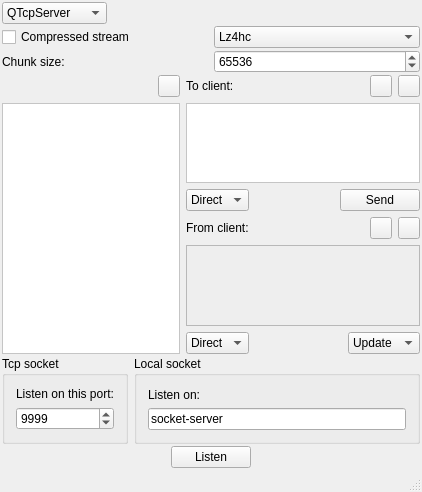
<?xml version="1.0" encoding="UTF-8"?>
<ui version="4.0">
 <class>MainWindow</class>
 <widget class="QMainWindow" name="MainWindow">
  <property name="geometry">
   <rect>
    <x>0</x>
    <y>0</y>
    <width>422</width>
    <height>492</height>
   </rect>
  </property>
  <property name="windowTitle">
   <string>Debug devel server</string>
  </property>
  <property name="windowIcon">
   <iconset resource="resources.qrc">
    <normaloff>:/images/network.png</normaloff>:/images/network.png</iconset>
  </property>
  <property name="styleSheet">
   <string notr="true"/>
  </property>
  <widget class="QWidget" name="centralWidget">
   <layout class="QVBoxLayout" name="verticalLayout_4">
    <property name="spacing">
     <number>2</number>
    </property>
    <property name="margin">
     <number>2</number>
    </property>
    <item>
     <layout class="QHBoxLayout" name="horizontalLayout_8">
      <item>
       <widget class="QComboBox" name="comboBoxMode">
        <property name="toolTip">
         <string>Note: Under unix Local socket is Unix socket, under windows it's named pipe</string>
        </property>
        <item>
         <property name="text">
          <string>QTcpServer</string>
         </property>
         <property name="icon">
          <iconset resource="resources.qrc">
           <normaloff>:/images/network.png</normaloff>:/images/network.png</iconset>
         </property>
        </item>
        <item>
         <property name="text">
          <string>QLocalServer</string>
         </property>
         <property name="icon">
          <iconset resource="resources.qrc">
           <normaloff>:/images/pipe-socket.png</normaloff>:/images/pipe-socket.png</iconset>
         </property>
        </item>
       </widget>
      </item>
      <item>
       <spacer name="horizontalSpacer_7">
        <property name="orientation">
         <enum>Qt::Horizontal</enum>
        </property>
        <property name="sizeHint" stdset="0">
         <size>
          <width>40</width>
          <height>20</height>
         </size>
        </property>
       </spacer>
      </item>
     </layout>
    </item>
    <item>
     <layout class="QHBoxLayout" name="horizontalLayout_12">
      <item>
       <widget class="QCheckBox" name="compressedStream">
        <property name="text">
         <string>Compressed stream</string>
        </property>
       </widget>
      </item>
      <item>
       <widget class="QComboBox" name="compressionType">
        <item>
         <property name="text">
          <string>Lz4hc</string>
         </property>
        </item>
        <item>
         <property name="text">
          <string>lz4</string>
         </property>
        </item>
        <item>
         <property name="text">
          <string>zlib</string>
         </property>
        </item>
        <item>
         <property name="text">
          <string>gzip</string>
         </property>
        </item>
       </widget>
      </item>
     </layout>
    </item>
    <item>
     <layout class="QHBoxLayout" name="horizontalLayout_11">
      <item>
       <widget class="QLabel" name="label_12">
        <property name="text">
         <string>Chunk size:</string>
        </property>
       </widget>
      </item>
      <item>
       <widget class="QSpinBox" name="chunkSize">
        <property name="minimum">
         <number>16</number>
        </property>
        <property name="maximum">
         <number>999999999</number>
        </property>
        <property name="value">
         <number>65536</number>
        </property>
       </widget>
      </item>
     </layout>
    </item>
    <item>
     <layout class="QHBoxLayout" name="horizontalLayout_7">
      <item>
       <layout class="QVBoxLayout" name="verticalLayout_5">
        <item>
         <layout class="QHBoxLayout" name="horizontalLayout_2">
          <item>
           <spacer name="horizontalSpacer">
            <property name="orientation">
             <enum>Qt::Horizontal</enum>
            </property>
            <property name="sizeHint" stdset="0">
             <size>
              <width>40</width>
              <height>20</height>
             </size>
            </property>
           </spacer>
          </item>
          <item>
           <widget class="QToolButton" name="toolButton">
            <property name="maximumSize">
             <size>
              <width>22</width>
              <height>22</height>
             </size>
            </property>
            <property name="icon">
             <iconset resource="resources.qrc">
              <normaloff>:/images/list-remove-user.png</normaloff>:/images/list-remove-user.png</iconset>
            </property>
           </widget>
          </item>
         </layout>
        </item>
        <item>
         <widget class="QListWidget" name="listWidgetClient">
          <property name="maximumSize">
           <size>
            <width>200</width>
            <height>16777215</height>
           </size>
          </property>
          <property name="styleSheet">
           <string notr="true">background-position	: center;
background-repeat	: no-repeat;
background-color	: #fff;
background-attachment	: fixed;
background-image: url(:/images/system-users.png);</string>
          </property>
         </widget>
        </item>
       </layout>
      </item>
      <item>
       <layout class="QVBoxLayout" name="verticalLayout">
        <item>
         <layout class="QHBoxLayout" name="horizontalLayout_3">
          <item>
           <widget class="QLabel" name="labelToClient">
            <property name="text">
             <string>To client:</string>
            </property>
           </widget>
          </item>
          <item>
           <spacer name="horizontalSpacer_5">
            <property name="orientation">
             <enum>Qt::Horizontal</enum>
            </property>
            <property name="sizeHint" stdset="0">
             <size>
              <width>40</width>
              <height>20</height>
             </size>
            </property>
           </spacer>
          </item>
          <item>
           <widget class="QToolButton" name="LoadFile">
            <property name="maximumSize">
             <size>
              <width>22</width>
              <height>22</height>
             </size>
            </property>
            <property name="icon">
             <iconset resource="resources.qrc">
              <normaloff>:/images/application-octet-stream.png</normaloff>:/images/application-octet-stream.png</iconset>
            </property>
           </widget>
          </item>
          <item>
           <widget class="QToolButton" name="ClearDataToClient">
            <property name="maximumSize">
             <size>
              <width>22</width>
              <height>22</height>
             </size>
            </property>
            <property name="icon">
             <iconset resource="resources.qrc">
              <normaloff>:/images/clear.png</normaloff>:/images/clear.png</iconset>
            </property>
           </widget>
          </item>
         </layout>
        </item>
        <item>
         <widget class="QTextEdit" name="textEditToClient">
          <property name="styleSheet">
           <string notr="true">background-image: url(:/images/upload.png);
background-position	: center;
background-repeat	: no-repeat;
background-color	: #fff;
background-attachment	: fixed;
</string>
          </property>
         </widget>
        </item>
        <item>
         <layout class="QHBoxLayout" name="horizontalLayout_4">
          <item>
           <widget class="QComboBox" name="comboBoxTypeTx">
            <item>
             <property name="text">
              <string>Direct</string>
             </property>
             <property name="icon">
              <iconset resource="resources.qrc">
               <normaloff>:/images/text.png</normaloff>:/images/text.png</iconset>
             </property>
            </item>
            <item>
             <property name="text">
              <string>toHex</string>
             </property>
             <property name="icon">
              <iconset resource="resources.qrc">
               <normaloff>:/images/hexa.png</normaloff>:/images/hexa.png</iconset>
             </property>
            </item>
           </widget>
          </item>
          <item>
           <spacer name="horizontalSpacer_3">
            <property name="orientation">
             <enum>Qt::Horizontal</enum>
            </property>
            <property name="sizeHint" stdset="0">
             <size>
              <width>40</width>
              <height>20</height>
             </size>
            </property>
           </spacer>
          </item>
          <item>
           <widget class="QPushButton" name="pushButtonSend">
            <property name="text">
             <string>Send</string>
            </property>
            <property name="icon">
             <iconset resource="resources.qrc">
              <normaloff>:/images/send.png</normaloff>:/images/send.png</iconset>
            </property>
           </widget>
          </item>
         </layout>
        </item>
        <item>
         <layout class="QHBoxLayout" name="horizontalLayout_5">
          <item>
           <widget class="QLabel" name="labelFromClient">
            <property name="text">
             <string>From client:</string>
            </property>
           </widget>
          </item>
          <item>
           <spacer name="horizontalSpacer_6">
            <property name="orientation">
             <enum>Qt::Horizontal</enum>
            </property>
            <property name="sizeHint" stdset="0">
             <size>
              <width>40</width>
              <height>20</height>
             </size>
            </property>
           </spacer>
          </item>
          <item>
           <widget class="QToolButton" name="SaveFile">
            <property name="maximumSize">
             <size>
              <width>22</width>
              <height>22</height>
             </size>
            </property>
            <property name="icon">
             <iconset resource="resources.qrc">
              <normaloff>:/images/application-octet-stream.png</normaloff>:/images/application-octet-stream.png</iconset>
            </property>
           </widget>
          </item>
          <item>
           <widget class="QToolButton" name="ClearDataFromClient">
            <property name="maximumSize">
             <size>
              <width>22</width>
              <height>22</height>
             </size>
            </property>
            <property name="icon">
             <iconset resource="resources.qrc">
              <normaloff>:/images/clear.png</normaloff>:/images/clear.png</iconset>
            </property>
           </widget>
          </item>
         </layout>
        </item>
        <item>
         <widget class="QTextEdit" name="textEditFromClient">
          <property name="styleSheet">
           <string notr="true">background-position	: center;
background-repeat	: no-repeat;
background-color	: #eee;
background-attachment	: fixed;
background-image: url(:/images/download.png);</string>
          </property>
          <property name="readOnly">
           <bool>true</bool>
          </property>
         </widget>
        </item>
        <item>
         <layout class="QHBoxLayout" name="horizontalLayout_6">
          <item>
           <widget class="QComboBox" name="comboBoxTypeRx">
            <item>
             <property name="text">
              <string>Direct</string>
             </property>
             <property name="icon">
              <iconset resource="resources.qrc">
               <normaloff>:/images/text.png</normaloff>:/images/text.png</iconset>
             </property>
            </item>
            <item>
             <property name="text">
              <string>toHex</string>
             </property>
             <property name="icon">
              <iconset resource="resources.qrc">
               <normaloff>:/images/hexa.png</normaloff>:/images/hexa.png</iconset>
             </property>
            </item>
           </widget>
          </item>
          <item>
           <spacer name="horizontalSpacer_4">
            <property name="orientation">
             <enum>Qt::Horizontal</enum>
            </property>
            <property name="sizeHint" stdset="0">
             <size>
              <width>40</width>
              <height>20</height>
             </size>
            </property>
           </spacer>
          </item>
          <item>
           <widget class="QComboBox" name="comboBoxModeAppend">
            <item>
             <property name="text">
              <string>Update</string>
             </property>
             <property name="icon">
              <iconset resource="resources.qrc">
               <normaloff>:/images/overwirte.png</normaloff>:/images/overwirte.png</iconset>
             </property>
            </item>
            <item>
             <property name="text">
              <string>Append</string>
             </property>
             <property name="icon">
              <iconset resource="resources.qrc">
               <normaloff>:/images/append.png</normaloff>:/images/append.png</iconset>
             </property>
            </item>
           </widget>
          </item>
         </layout>
        </item>
       </layout>
      </item>
     </layout>
    </item>
    <item>
     <layout class="QHBoxLayout" name="horizontalLayout">
      <item>
       <widget class="QGroupBox" name="groupBoxTcpSocket">
        <property name="title">
         <string>Tcp socket</string>
        </property>
        <layout class="QVBoxLayout" name="verticalLayout_3">
         <item>
          <widget class="QLabel" name="labelPort">
           <property name="text">
            <string>Listen on this port:</string>
           </property>
          </widget>
         </item>
         <item>
          <widget class="QSpinBox" name="port">
           <property name="minimum">
            <number>1</number>
           </property>
           <property name="maximum">
            <number>65535</number>
           </property>
           <property name="value">
            <number>9999</number>
           </property>
          </widget>
         </item>
        </layout>
       </widget>
      </item>
      <item>
       <widget class="QGroupBox" name="groupBoxLocalSocket">
        <property name="title">
         <string>Local socket</string>
        </property>
        <layout class="QVBoxLayout" name="verticalLayout_2">
         <item>
          <widget class="QLabel" name="labelLocalSocket">
           <property name="text">
            <string>Listen on:</string>
           </property>
          </widget>
         </item>
         <item>
          <widget class="QLineEdit" name="lineEditSocket">
           <property name="text">
            <string>socket-server</string>
           </property>
          </widget>
         </item>
        </layout>
       </widget>
      </item>
     </layout>
    </item>
    <item>
     <layout class="QHBoxLayout" name="horizontalLayout_9">
      <item>
       <spacer name="horizontalSpacer_9">
        <property name="orientation">
         <enum>Qt::Horizontal</enum>
        </property>
        <property name="sizeHint" stdset="0">
         <size>
          <width>40</width>
          <height>20</height>
         </size>
        </property>
       </spacer>
      </item>
      <item>
       <widget class="QPushButton" name="pushButtonConnect">
        <property name="text">
         <string>Listen</string>
        </property>
        <property name="icon">
         <iconset resource="resources.qrc">
          <normaloff>:/images/connect.png</normaloff>:/images/connect.png</iconset>
        </property>
       </widget>
      </item>
      <item>
       <spacer name="horizontalSpacer_8">
        <property name="orientation">
         <enum>Qt::Horizontal</enum>
        </property>
        <property name="sizeHint" stdset="0">
         <size>
          <width>40</width>
          <height>20</height>
         </size>
        </property>
       </spacer>
      </item>
     </layout>
    </item>
   </layout>
  </widget>
  <widget class="QStatusBar" name="statusBarApp"/>
 </widget>
 <layoutdefault spacing="6" margin="11"/>
 <resources>
  <include location="resources.qrc"/>
 </resources>
 <connections>
  <connection>
   <sender>ClearDataToClient</sender>
   <signal>clicked()</signal>
   <receiver>textEditToClient</receiver>
   <slot>clear()</slot>
   <hints>
    <hint type="sourcelabel">
     <x>411</x>
     <y>54</y>
    </hint>
    <hint type="destinationlabel">
     <x>410</x>
     <y>79</y>
    </hint>
   </hints>
  </connection>
  <connection>
   <sender>ClearDataFromClient</sender>
   <signal>clicked()</signal>
   <receiver>textEditFromClient</receiver>
   <slot>clear()</slot>
   <hints>
    <hint type="sourcelabel">
     <x>407</x>
     <y>178</y>
    </hint>
    <hint type="destinationlabel">
     <x>408</x>
     <y>192</y>
    </hint>
   </hints>
  </connection>
 </connections>
</ui>
